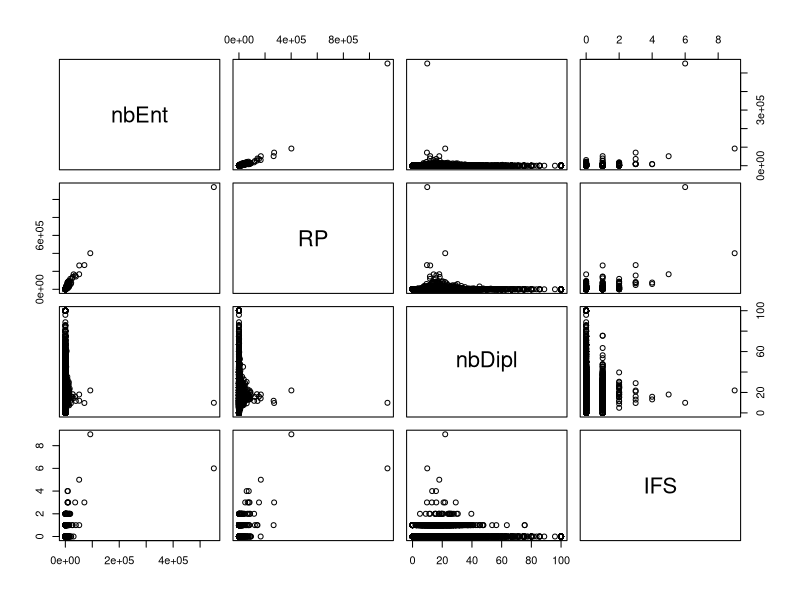

Reproduce this figure in R. (Note: this script raises an error after producing the figure.)
## ---- chunk 1
knitr::opts_chunk$set(echo = TRUE)
## ---- chunk 2
# pb sur lecodes postaux
data <- read.csv2("data/dataMultivariee2.csv", 
                 encoding = "UTF-8", dec = ".", 
                 na.strings = "N/A", 
                 colClasses = c("character", "character", "numeric", "numeric", "numeric", "numeric"), skip = 2)
# voir la structure du fichier
str(data)
# rownames
rownames(data) <- data [,1]
data <- data [,3:6]
names(data) <- c( "nbEnt", "RP", "nbDipl", "IFS")
pairs(data)
## ---- chunk 3
rpls <- read.csv("data/fr2000verif.csv", fileEncoding = "UTF-8")
str(rpls)
data <- read.csv2("data/dataMultivariee2.csv", 
                 encoding = "UTF-8", dec = ".", 
                 na.strings = "N/A", 
                 colClasses = c("character", "character", "numeric", "numeric", "numeric", "numeric"), skip = 2)
# jointure entre les 2 fichiers avec le code insee
jointure <- merge(rpls, data, by = "Code")
# on a 302 communes, il en manque 37...
# On sauvegarde la donnée
write.csv(jointure, "data/base.csv", fileEncoding = "UTF-8")
## ---- chunk 4
data <- read.csv("data/base.csv", fileEncoding = "UTF-8")
str(data)
names(data)
rownames(data) <- data [,2]
data <- data [,c(4,7:10)]
names(data) <- c( "rpls", "nbEnt", "RP", "nonDipl", "IFS")
pairs(data)
## ---- chunk 5
summary(data)
data <- data [!is.na(data$nonDipl),]
## ---- chunk 6
summary(data)
rownames(data)
# Suppression de valeur extrême nbEntreprises, autres suppressions ?
# 1ere étape on l'identifie
data [data$nbEnt > 50000,]
# Il s'agit de la 1e commune en nb de RPLS, Toulouse
data <- data [data$nbEnt < 50000,]
## ---- chunk 7

coeffVariation <- function (x) {mean(x)/sd(x)}
coeff <- sapply(data, coeffVariation)
sd <- sapply(data, sd)
moy <- sapply(data, mean)
tab <- cbind(moy,sd, coeff)
round(tab,2)
## ---- chunk 8
data_cr <- scale (data)
pairs(data_cr)
write.csv(data_cr, "data/base_cr", fileEncoding = "UTF-8")
